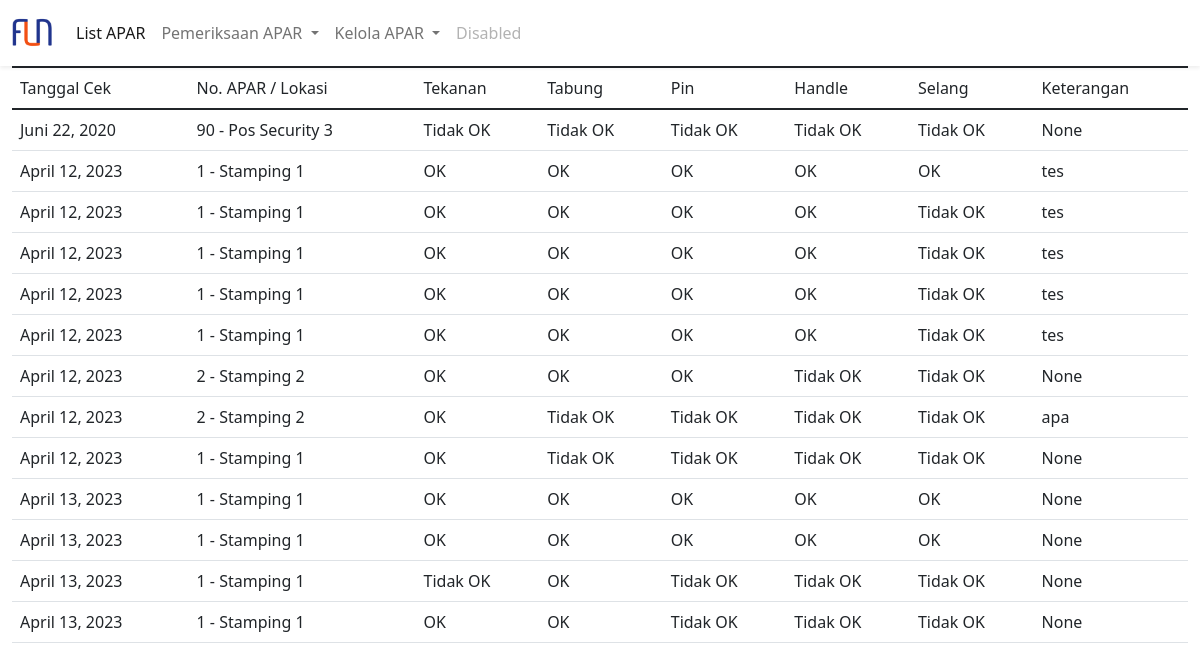
The page /history/ on the database its author committed.
### aparApp/models.py (models this page shows, shortened)
class Pemeriksaan(models.Model):
    STATUS_CHOICES = (
    (True, 'OK'),
    (False, 'Tidak OK' )
    )
    apar = models.ForeignKey(Apar, on_delete=models.CASCADE)
    tekanan = models.BooleanField(choices=STATUS_CHOICES, default=False)
    tabung = models.BooleanField(choices=STATUS_CHOICES, default=False)
    pin = models.BooleanField(choices=STATUS_CHOICES, default=False)
    handle = models.BooleanField(choices=STATUS_CHOICES, default=False)
    label = models.BooleanField(choices=STATUS_CHOICES, default=False)
    selang = models.BooleanField(choices=STATUS_CHOICES, default=False)
    tanggal = models.DateField(auto_now_add=True, blank=True, null=True)
    keterangan = models.CharField(max_length=300, blank=True, null=True)

class Apar(models.Model):
    nomor = models.IntegerField()
    lokasi = models.CharField(max_length=100)
    jenis = models.CharField(max_length=16)
    ukuran = models.DecimalField(max_digits=3, decimal_places=1, null=True)
    expired = models.DateField(blank=True, null=True)
    tanggal_periksa = models.DateField(blank=True, null=True)
    path_foto = models.ImageField(upload_to='images/%Y%m')
    path_QR = models.CharField(max_length=1024, null=True)
    slug = models.SlugField(null=True)
    def __str__(self):
        return str(self.nomor) + " - " +  self.lokasi

### aparApp/views.py (the view)
# urls.py: path('history/', views.CekAparList.as_view(), name='cekhistory'),
class CekAparList(ListView):
    model = Pemeriksaan
    template_name = 'pemeriksaan_listview.html'

### templates/pemeriksaan_listview.html
{% extends 'base.html' %}
{% load static %}
{% block content%}
<div class="table-fluid">
    <table class="table">
        <tr>
            <thead>
                <td>Tanggal Cek</td>
                <td>No. APAR / Lokasi</td>
                <td>Tekanan</td>
                <td>Tabung</td>
                <td>Pin</td>
                <td>Handle</td>
                <td>Selang</td>
                <td>Keterangan</td>
            </thead>
        </tr>
        {% for cek in object_list %}
        <tr>
            <td>{{ cek.tanggal }}</td>
            <td>{{ cek.apar }}</td>
            <td>{{ cek.get_tekanan_display }}</td>
            <td>{{ cek.get_tabung_display }}</td>
            <td>{{ cek.get_pin_display }}</td>
            <td>{{ cek.get_handle_display }}</td>
            <td>{{ cek.get_selang_display }}</td>
            <td>{{ cek.keterangan }}</td>
        </tr>
        {% endfor %}
    </table>
</div>
{% endblock content %}

### rows shown on the page
Pemeriksaan: tanggal "Juni 22, 2020", apar "90 - Pos Security 3", tekanan "Tidak OK", tabung "Tidak OK", pin "Tidak OK", handle "Tidak OK", selang "Tidak OK", keterangan "None"
Pemeriksaan: tanggal "April 12, 2023", apar "1 - Stamping 1", tekanan "OK", tabung "OK", pin "OK", handle "OK", selang "OK", keterangan "tes"
Pemeriksaan: tanggal "April 12, 2023", apar "1 - Stamping 1", tekanan "OK", tabung "OK", pin "OK", handle "OK", selang "Tidak OK", keterangan "tes"
Pemeriksaan: tanggal "April 12, 2023", apar "1 - Stamping 1", tekanan "OK", tabung "OK", pin "OK", handle "OK", selang "Tidak OK", keterangan "tes"
Pemeriksaan: tanggal "April 12, 2023", apar "1 - Stamping 1", tekanan "OK", tabung "OK", pin "OK", handle "OK", selang "Tidak OK", keterangan "tes"
Pemeriksaan: tanggal "April 12, 2023", apar "1 - Stamping 1", tekanan "OK", tabung "OK", pin "OK", handle "OK", selang "Tidak OK", keterangan "tes"
Pemeriksaan: tanggal "April 12, 2023", apar "2 - Stamping 2", tekanan "OK", tabung "OK", pin "OK", handle "Tidak OK", selang "Tidak OK", keterangan "None"
Pemeriksaan: tanggal "April 12, 2023", apar "2 - Stamping 2", tekanan "OK", tabung "Tidak OK", pin "Tidak OK", handle "Tidak OK", selang "Tidak OK", keterangan "apa"
Pemeriksaan: tanggal "April 12, 2023", apar "1 - Stamping 1", tekanan "OK", tabung "Tidak OK", pin "Tidak OK", handle "Tidak OK", selang "Tidak OK", keterangan "None"
Pemeriksaan: tanggal "April 13, 2023", apar "1 - Stamping 1", tekanan "OK", tabung "OK", pin "OK", handle "OK", selang "OK", keterangan "None"
Pemeriksaan: tanggal "April 13, 2023", apar "1 - Stamping 1", tekanan "OK", tabung "OK", pin "OK", handle "OK", selang "OK", keterangan "None"
Pemeriksaan: tanggal "April 13, 2023", apar "1 - Stamping 1", tekanan "Tidak OK", tabung "OK", pin "Tidak OK", handle "Tidak OK", selang "Tidak OK", keterangan "None"
Pemeriksaan: tanggal "April 13, 2023", apar "1 - Stamping 1", tekanan "OK", tabung "OK", pin "Tidak OK", handle "Tidak OK", selang "Tidak OK", keterangan "None"
